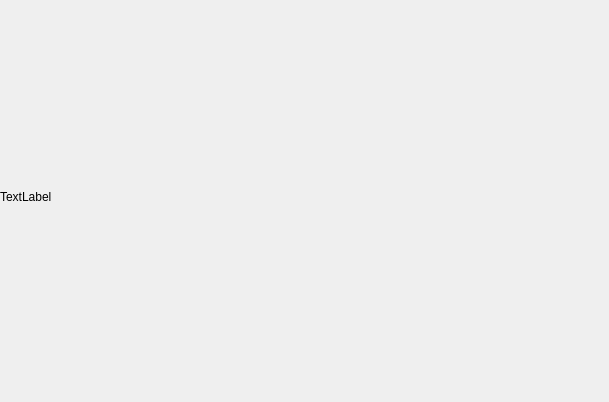
   <widget class="QWidget" name="page4">
    <widget class="QLabel" name="p4Label">
     <property name="geometry">
      <rect>
       <x>0</x>
       <y>0</y>
       <width>590</width>
       <height>393</height>
      </rect>
     </property>
     <property name="text">
      <string>TextLabel</string>
     </property>
    </widget>
    <widget class="QLabel" name="sunLabel4">
     <property name="geometry">
      <rect>
       <x>185</x>
       <y>90</y>
       <width>120</width>
       <height>25</height>
      </rect>
     </property>
     <property name="text">
      <string/>
     </property>
    </widget>
    <widget class="QLabel" name="co2Label4">
     <property name="geometry">
      <rect>
       <x>185</x>
       <y>305</y>
       <width>120</width>
       <height>25</height>
      </rect>
     </property>
     <property name="text">
      <string/>
     </property>
    </widget>
    <widget class="QLabel" name="tempLabel4">
     <property name="geometry">
      <rect>
       <x>185</x>
       <y>135</y>
       <width>120</width>
       <height>25</height>
      </rect>
     </property>
     <property name="text">
      <string/>
     </property>
    </widget>
    <widget class="QLabel" name="humLabel4">
     <property name="geometry">
      <rect>
       <x>185</x>
       <y>176</y>
       <width>120</width>
       <height>25</height>
      </rect>
     </property>
     <property name="text">
      <string/>
     </property>
    </widget>
    <widget class="QLabel" name="soiltempLabel4">
     <property name="geometry">
      <rect>
       <x>185</x>
       <y>218</y>
       <width>120</width>
       <height>25</height>
      </rect>
     </property>
     <property name="text">
      <string/>
     </property>
    </widget>
    <widget class="QLabel" name="soilhumLabel4">
     <property name="geometry">
      <rect>
       <x>185</x>
       <y>259</y>
       <width>120</width>
       <height>25</height>
      </rect>
     </property>
     <property name="text">
      <string/>
     </property>
    </widget>
    <widget class="QLabel" name="fireLabel4">
     <property name="geometry">
      <rect>
       <x>170</x>
       <y>350</y>
       <width>131</width>
       <height>25</height>
      </rect>
     </property>
     <property name="text">
      <string/>
     </property>
    </widget>
    <widget class="QLabel" name="sunvalLabel4">
     <property name="geometry">
      <rect>
       <x>480</x>
       <y>90</y>
       <width>120</width>
       <height>25</height>
      </rect>
     </property>
     <property name="text">
      <string/>
     </property>
    </widget>
    <widget class="QLabel" name="tempvalLabel4">
     <property name="geometry">
      <rect>
       <x>480</x>
       <y>135</y>
       <width>120</width>
       <height>25</height>
      </rect>
     </property>
     <property name="text">
      <string/>
     </property>
    </widget>
    <widget class="QLabel" name="humvalLabel4">
     <property name="geometry">
      <rect>
       <x>480</x>
       <y>176</y>
       <width>120</width>
       <height>25</height>
      </rect>
     </property>
     <property name="text">
      <string/>
     </property>
    </widget>
    <widget class="QLabel" name="soiltempvalLabel4">
     <property name="geometry">
      <rect>
       <x>480</x>
       <y>218</y>
       <width>120</width>
       <height>25</height>
      </rect>
     </property>
     <property name="text">
      <string/>
     </property>
    </widget>
    <widget class="QLabel" name="soilhumvalLabel4">
     <property name="geometry">
      <rect>
       <x>480</x>
       <y>259</y>
       <width>120</width>
       <height>25</height>
      </rect>
     </property>
     <property name="text">
      <string/>
     </property>
    </widget>
   </widget>
